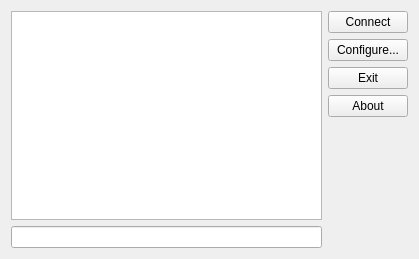
<?xml version="1.0" encoding="UTF-8"?>
<ui version="4.0">
 <class>MainWindow</class>
 <widget class="QDialog" name="MainWindow">
  <property name="geometry">
   <rect>
    <x>0</x>
    <y>0</y>
    <width>419</width>
    <height>259</height>
   </rect>
  </property>
  <property name="windowTitle">
   <string>Talk GUI</string>
  </property>
  <layout class="QHBoxLayout" name="horizontalLayout">
   <item>
    <layout class="QVBoxLayout" name="verticalLayout">
     <item>
      <widget class="QPlainTextEdit" name="outputTextEdit">
       <property name="readOnly">
        <bool>true</bool>
       </property>
      </widget>
     </item>
     <item>
      <widget class="QLineEdit" name="inputTextEdit"/>
     </item>
    </layout>
   </item>
   <item>
    <layout class="QVBoxLayout" name="verticalLayout_2">
     <item>
      <widget class="QPushButton" name="connectButton">
       <property name="minimumSize">
        <size>
         <width>80</width>
         <height>0</height>
        </size>
       </property>
       <property name="text">
        <string>Connect</string>
       </property>
       <property name="autoDefault">
        <bool>false</bool>
       </property>
      </widget>
     </item>
     <item>
      <widget class="QPushButton" name="setupButton">
       <property name="text">
        <string>Configure...</string>
       </property>
       <property name="autoDefault">
        <bool>false</bool>
       </property>
      </widget>
     </item>
     <item>
      <widget class="QPushButton" name="exitButton">
       <property name="text">
        <string>Exit</string>
       </property>
       <property name="autoDefault">
        <bool>false</bool>
       </property>
      </widget>
     </item>
     <item>
      <widget class="QPushButton" name="aboutButton">
       <property name="text">
        <string>About</string>
       </property>
       <property name="autoDefault">
        <bool>false</bool>
       </property>
      </widget>
     </item>
     <item>
      <spacer name="verticalSpacer">
       <property name="orientation">
        <enum>Qt::Vertical</enum>
       </property>
       <property name="sizeHint" stdset="0">
        <size>
         <width>20</width>
         <height>40</height>
        </size>
       </property>
      </spacer>
     </item>
     <item>
      <widget class="QPushButton" name="Avatar">
       <property name="sizePolicy">
        <sizepolicy hsizetype="Ignored" vsizetype="Fixed">
         <horstretch>0</horstretch>
         <verstretch>0</verstretch>
        </sizepolicy>
       </property>
       <property name="layoutDirection">
        <enum>Qt::LeftToRight</enum>
       </property>
       <property name="text">
        <string/>
       </property>
       <property name="iconSize">
        <size>
         <width>16</width>
         <height>16</height>
        </size>
       </property>
       <property name="flat">
        <bool>true</bool>
       </property>
      </widget>
     </item>
    </layout>
   </item>
  </layout>
 </widget>
 <layoutdefault spacing="6" margin="11"/>
 <resources/>
 <connections/>
</ui>
